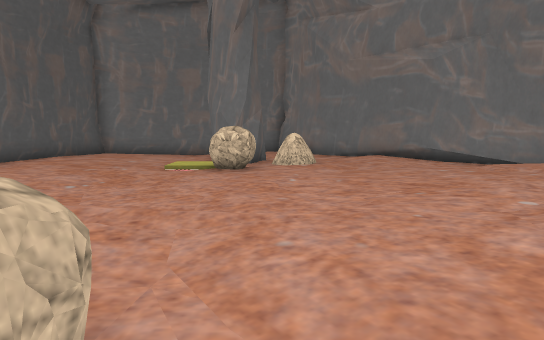
view 1 (above)

12 first-person views from a walk through a scene from a Unity 3-D project. The camera is 1.2 m above the floor, tilts 6° down and sees 70° across. The floor is counted in squares, 1 m on a side. Each view is taken from the middle of a square. On the plan, view 1 faces up. The plan holds only what a view shows up to about 15 squares ahead; the rest is blank. The place goes on beyond the plan. The player character is not drawn. Some animated figures are left out. Some surface patterns are stand-ins.

view 2
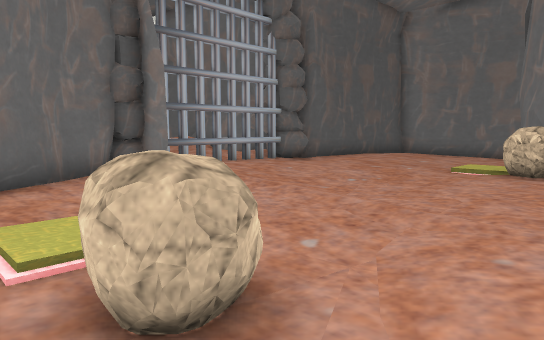

view 3
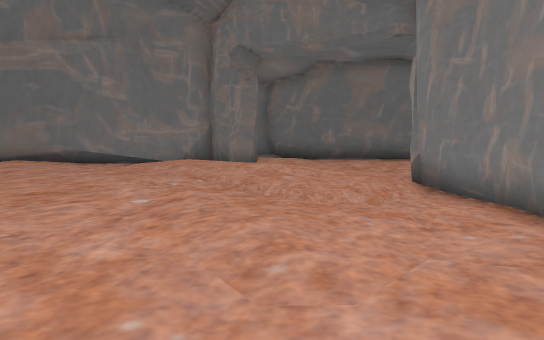

view 4
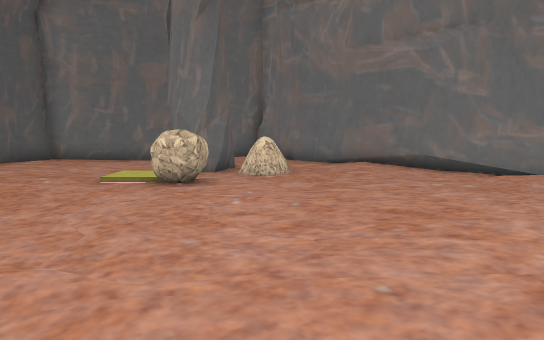

view 5
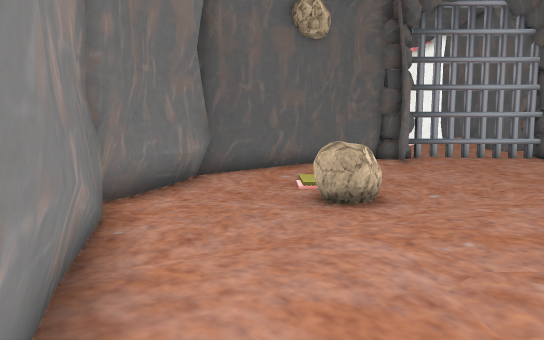

view 6
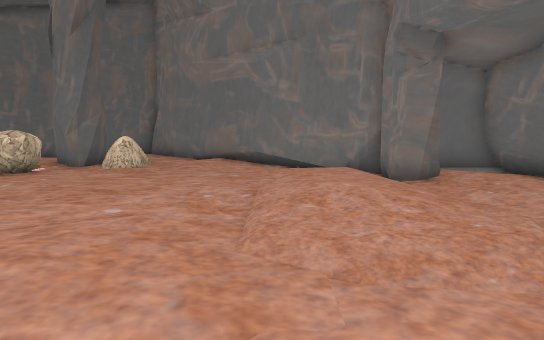

view 7
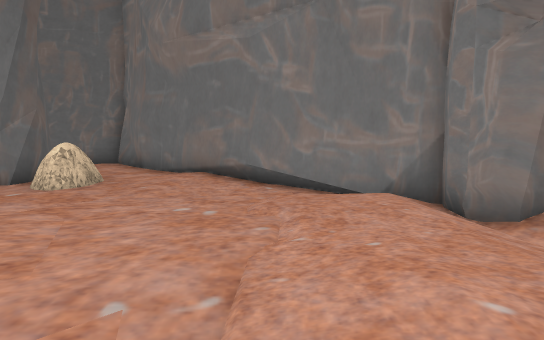

view 8
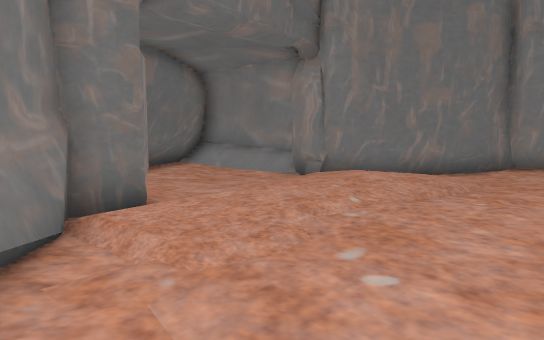

view 9
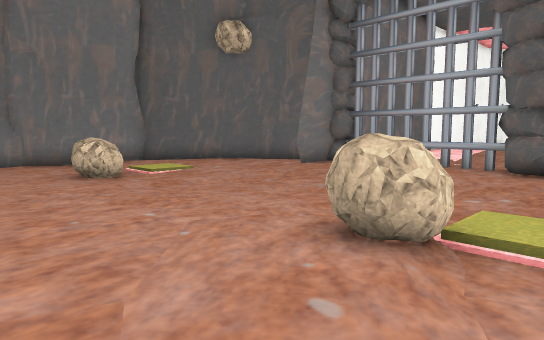

view 10
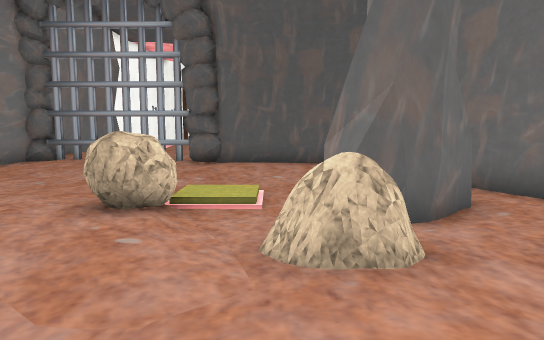

view 11
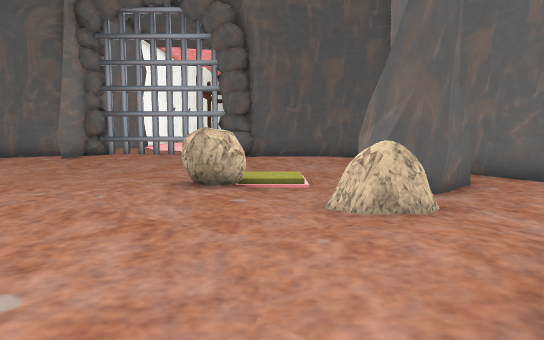

view 12
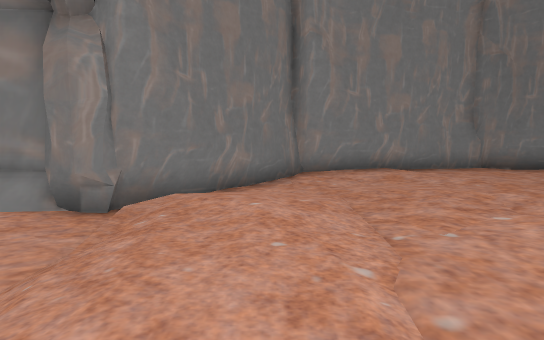

### Floor plan
Key: @ floor where view 1 was taken; # wall or solid block; . main floor; : floor 0.25 m higher than the main floor; + floor 0.5 m higher than the main floor; / step, stairs or slope; = window, fence, low wall or low ledge; O other object.
Columns run from 11 left of view 1 to 15 right of it. Each row starts with its distance up from view 1.
 19            ##
 18        ####:##
 17     ####.....#
 16    ##:... #..##
 15    #:::..##....##
 14    #:::...#OO.::##
 13    #:::.....O.::.###
 12  OO#:::.::......../######
 11  OOO:::./OO.:....:/:# :.#
 10 OOO::::::.O:.....:::##..#
  9   =:::::.:::...:::::/....#
  8   #::::...::::::::::/....#
  7   #:::....:.::::::+:/....#=
  6   =::::....:.:::::+:/.....#
  5  OOO#::::::::..::/:::.....#
  4  OO##:......:::::/::/##O###
  3    #::........:::...#####
  2    ##:.::OO........##
  1     ##:::OO.......##
  0      #:....@..:...#
 -1       #.......:####
 -2       ###....###
 -3          #####

Where each view was taken, in squares from view 1:
view 1: 0 up, 0 right, facing up
view 2: 0 up, 1 right, facing up-left
view 3: 0 up, 1 right, facing up-right
view 4: 2 up, 1 right, facing up
view 5: 0 up, 6 right, facing left
view 6: 0 up, 6 right, facing up
view 7: 4 up, 6 right, facing up
view 8: 13 up, 3 right, facing down-right
view 9: 13 up, 3 right, facing down-left
view 10: 13 up, 5 right, facing left
view 11: 12 up, 7 right, facing left
view 12: 11 up, 7 right, facing down
